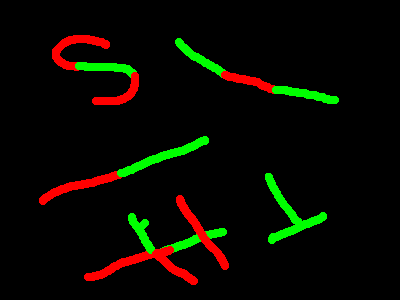
#> input picture test/test.png, 400 x 300 px
$ python -i preprocess.py   (imports and definitions only)
#> lines starting #> are read from the running program, lines starting #| are printed output that depends on the picture; after the words box and inside, x2 and y2 are one past the last pixel; in counts of white or black regions, pixels touching at a corner belong together
#> further down, picture is the input picture: shape (300, 400, 3); mean B, G, R 0, 8.9, 9.2
from time import time

import cv2
import numpy as np

REF_PIXEL_SIZE = 0.26
REF_DOWNSAMPLE = 8
REF_KERNEL = 5


def preprocess(img, pixel_size=0.13, verbose=True, clarity=1.0):
    # 1. CHANNEL TRIMMING (In-place/View-based)
    # We take a view instead of a copy if possible
#> called with pixel_size = 0.13, verbose = True, clarity = 1
    if img.shape[2] > 3:
        img = img[:, :, :3]

    # 2. CALC PARAMETERS (Same logic, zero memory cost)
    REF_PIXEL_SIZE, REF_DOWNSAMPLE, REF_KERNEL = 0.26, 8, 5
    target_product = (REF_DOWNSAMPLE * REF_KERNEL * REF_PIXEL_SIZE) / pixel_size
    candidates = [
        (
            abs(k * max(1, round(target_product / k)) - target_product),
            max(1, round(target_product / k)),
            k,
        )
        for k in [3, 5]
    ]
    _, best_downsample, best_kernel = min(candidates, key=lambda x: x[0])

    # 3. STATS GATHERING ON DOWNSAMPLED PROXY
    # We do NOT pad the full image yet. We downsample first to save RAM.
    start = time()
    small = cv2.resize(
        img,
        None,
        fx=1 / best_downsample,
        fy=1 / best_downsample,
        interpolation=cv2.INTER_AREA,
    )

    # Compute stats on the small proxy to avoid full-scale float conversion
    pmin = small.min(axis=(0, 1), keepdims=True).astype(np.float32)
#> pmin = [[0, 0, 0]]
    pmax = small.max(axis=(0, 1), keepdims=True).astype(np.float32)
#> pmax = [[0, 147, 155]]
    norm_scale = 1.0 / (pmax - pmin + 1e-6)
#> norm_scale = [[1000000, 0.0068, 0.00645]]

    # Create the background model while still small
    small_f = (small.astype(np.float32) - pmin) * norm_scale
    small_median = cv2.medianBlur(small_f, ksize=best_kernel)
    del small, small_f  # Free RAM immediately
    if verbose:
        print(f"Background model built in {time() - start:.2f}s")

    # 4. TILE-BASED PROCESSING
    # This is the "Big Image" secret: process the full-res subtraction in chunks
    h, w = img.shape[:2]
#> h = 300; w = 400
    result = np.zeros((h, w, 3), dtype=np.uint8)

    # Upsample the median model once (this is the only large float array we keep briefly)
    # If the image is truly massive, you would upsample this tile-by-tile as well.
    local_median_full = cv2.resize(small_median, (w, h), interpolation=cv2.INTER_LINEAR)
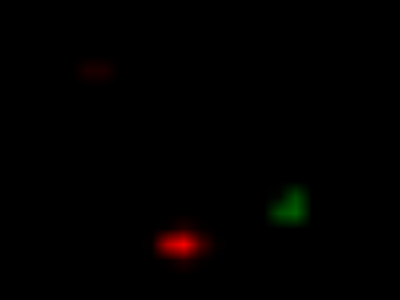
#> local_median_full: shape (300, 400, 3) float32; mean of channels 0, 1, 2 0, 0.000487, 0.00136; drawn with min black and max white
    del small_median

    # 5. FINAL PASS: SCALE AND SUBTRACT
    for c in range(min(2, img.shape[2])):
        # Work on one channel at a time
        ch_float = img[:, :, c].astype(np.float32)

        # Background subtraction
        ch_float = (ch_float - pmin[0, 0, c]) * norm_scale[0, 0, c]
        ch_float -= (local_median_full[:, :, c]) * clarity

        stride = max(1, ch_float.size // 1_000_000)
        sample = ch_float.reshape(-1)[::stride]

        p99 = np.percentile(sample, 99.0 * clarity)

        # Apply Scaling
        scale = 255.0 / (max(p99, 1e-6))
        ch_float *= scale

        # Clip and Cast
        np.clip(ch_float, 0, 255, out=ch_float)
        result[:, :, c] = ch_float.astype(np.uint8)
#> this loop made 2 passes
#> (p99, scale) on passes 1 to 2: (0, 255000000), (1.73, 147)
#> pass 2, in preprocess, `ch_float = img[:, :, c].astype(np.float32)`:
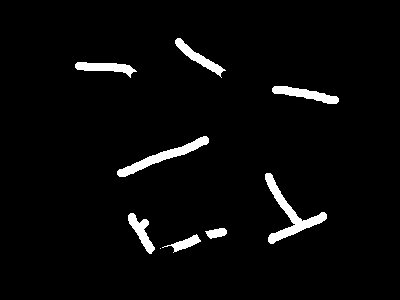
#> ch_float: shape (300, 400) float32; 3.5% white; 9 white regions (1 under 20 px), largest, box (x1, y1, x2, y2) and area: (265, 173, 327, 244) 1019, (117, 136, 209, 177) 826, (272, 86, 339, 104) 554
#> after the loop:
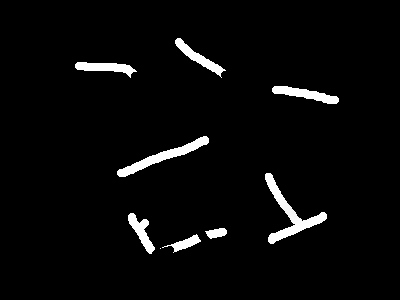
#> ch_float: shape (300, 400) float32; min 0, max 255, mean 8.9
#> after the loop:
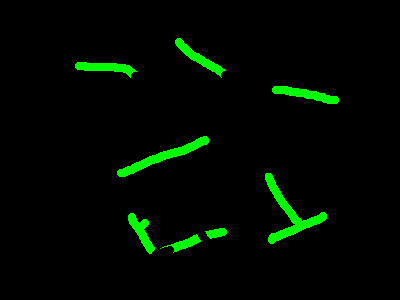
#> result: shape (300, 400, 3); mean B, G, R 0, 8.9, 0
    result[:, :, 2] = 0
    return result

>>> import cv2
>>> picture = cv2.imread('../../test/test.png')
>>> result = preprocess(picture)
